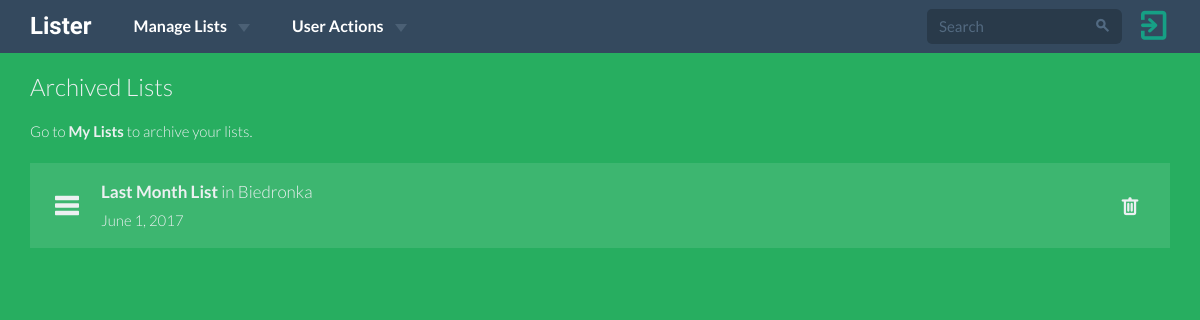
The app's page /lists/archive/ (signed in), older data.
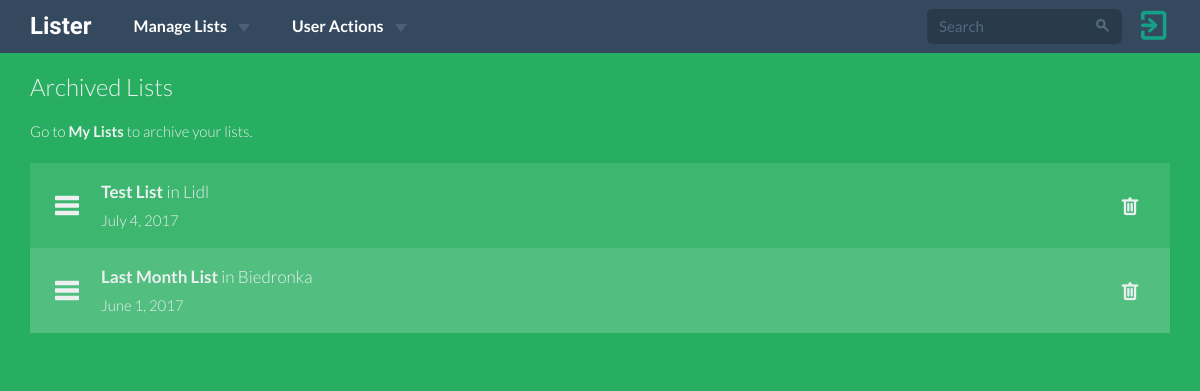
The same page, newer data.
### lists/models.py (models this page shows, shortened)
class ShoppingList(models.Model):
    name = models.CharField(max_length=15)
    user = models.ForeignKey(User, on_delete=models.CASCADE)
    shop = models.CharField(max_length=15)
    date = models.DateField()
    timestamp = models.DateTimeField(auto_now_add=True, auto_now=False)
    archived = models.BooleanField(default=False)
    class Meta:
        ordering = ['-date']

### lists/views.py (the view)
class ShoppingListsArchiveView(LoginRequiredMixin, ListView):
    login_url = '/'
    redirect_field_name = 'redirect_to'
    template_name = 'lists/shopping_lists_archive.html'
    context_object_name = 'shopping_lists'
    def get_queryset(self):
        return ShoppingList.objects.filter(user=self.request.user) \
            .filter(archived=True)

### lists/templates/lists/shopping_lists_archive.html (shortened to what this page needs)
{% extends 'base.html' %} {% block head_title %}Archived Shopping Lists {% endblock %} {% block content %} {% load staticfiles %}
<div class="lists-wrapper archive">
    <div class="container">
        <div class="row">
            <div class="col-sm-12">
                <h6>Archived Lists</h6>
                <p class="list-desc"><small>Go to <strong><a href="{% url 'lists:shopping_lists_view' %}">My Lists</a></strong> to archive your lists.</small></p>
            </div>
            <div class="col-md-12">
                <ul class="lists-list">
                    {% for list in shopping_lists %}
                    <li>
                        <a href="{% url 'lists:shopping_list_detail_view' pk=list.pk %}">
                        <div class="todo-icon fui-list"></div>
                        <div class="todo-content">
                            <h4 class="todo-name">
                                <strong>{{ list.name }}</strong> in {{ list.shop }}
                            </h4>
                            <small>{{ list.date }}</small>
                        </div>
                        </a>
                        <form method="POST" action="{% url 'lists:shopping_list_delete_view' pk=list.pk %}">
                            <div class="todo-right pull-right">
                                <button><span class="fui-trash"></span></button>
                            </div>
                        </form>
                    </li>
                    {% endfor %}
                </ul>
            </div>
        </div>
    </div>
</div>
{% endblock %}

Row changes from the older to the newer data that the page shows:
now on this page (row edited): ShoppingList: name "Test List", shop "Lidl", date "July 4, 2017"
